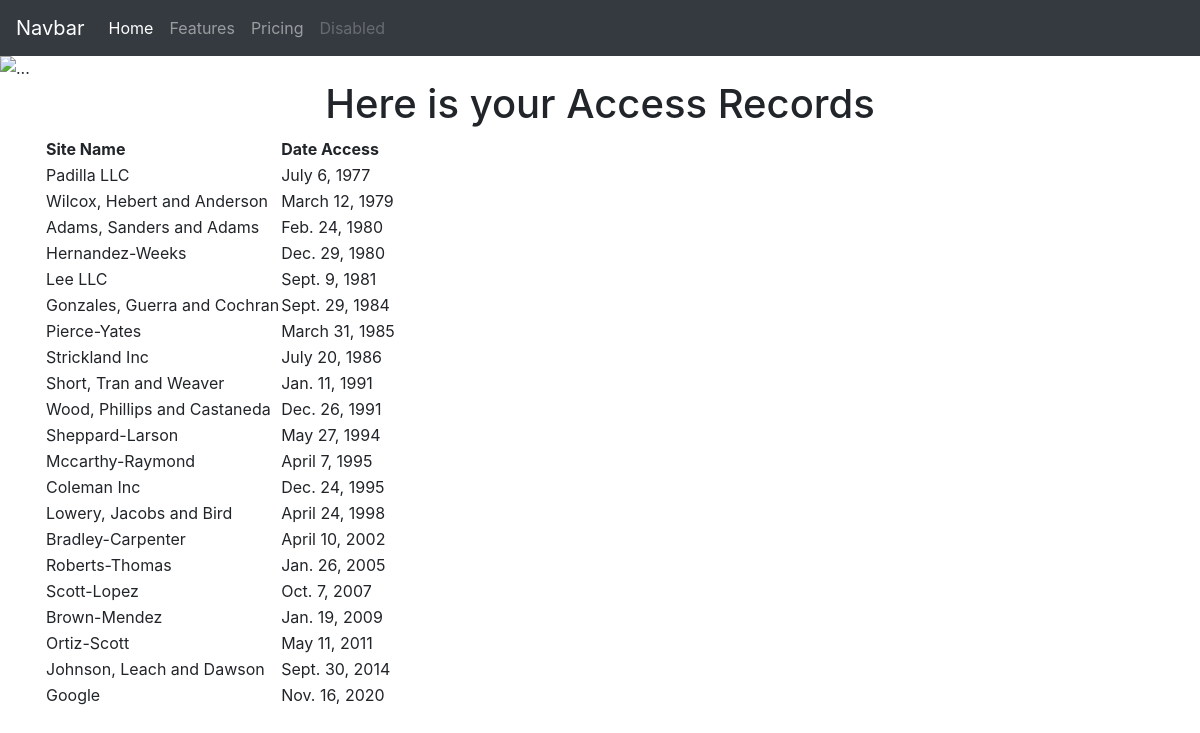
The page / on the database its author committed.
### myapp/models.py (models this page shows, shortened)
class AccessRecord(models.Model):
    name = models.ForeignKey(Webpage,on_delete=models.CASCADE)
    date = models.DateField()

class Webpage(models.Model):
    topic = models.ForeignKey(Topic,on_delete=models.CASCADE)
    name = models.CharField(max_length=234,unique=True)
    url = models.URLField()
    def __str__(self):
        return self.name

### myapp/views.py (the view)
# urls.py: path('',views.home,name = 'home')
def home(request):
    web = AccessRecord.objects.order_by('date')
    date_dict = {'access_record':web}
    return render(request,'index.html',context=date_dict)

### templates/index.html (shortened to what this page needs)
{% extends "base.html" %}
{% block body %}
<div class="container-fluid my-0 px-0">
    <div id="carouselExampleControls" class="carousel slide" data-ride="carousel">
        <div class="carousel-inner">
            <div class="carousel-item active">
                <img src="https://source.unsplash.com/1600x600/?girls
            " class="d-block w-100" alt="...">
            </div>
        </div>
        <a class="carousel-control-prev" href="#carouselExampleControls" role="button" data-slide="prev">
            <span class="carousel-control-prev-icon" aria-hidden="true"></span>
        </a>
        <a class="carousel-control-next" href="#carouselExampleControls" role="button" data-slide="next">
            <span class="carousel-control-next-icon" aria-hidden="true"></span>
        </a>
    </div>
</div>
<div class="container">
<h1 class="text-center">
    Here is your Access Records
</h1>
{% if access_record %}
    <table>
        <thead>
            <th>Site Name</th>
            <th>Date Access</th>
        </thead>
        {% for i in access_record %}
            <tr>
                <td>{{i.name}}</td>
                <td>{{i.date}}</td>
            </tr>
        {% endfor %}
    </table>
        {% else %}
        <p>No Records Found</p>
        {% endif %}
</div>
{% endblock body %}

### templates/base.html (shortened to what this page needs)
<!doctype html>
<html lang="en">
  <head>
    <link rel="stylesheet" href="https://cdn.jsdelivr.net/npm/bootstrap@4.5.3/dist/css/bootstrap.min.css">
  </head>
  <body>
    <nav class="navbar navbar-expand-lg navbar-dark bg-dark">
        <a class="navbar-brand" href="#">Navbar</a>
        <div class="collapse navbar-collapse" id="navbarNav">
          <ul class="navbar-nav">
            <li class="nav-item active">
              <a class="nav-link" href="/">Home <span class="sr-only">(current)</span></a>
            </li>
            <li class="nav-item">
              <a class="nav-link" href="#">Features</a>
            </li>
            <li class="nav-item">
              <a class="nav-link" href="#">Pricing</a>
            </li>
            <li class="nav-item">
              <a class="nav-link disabled" href="#" tabindex="-1" aria-disabled="true">Disabled</a>
            </li>
          </ul>
        </div>
      </nav>
      {% block body %}
      {% endblock body %}
  </body>
</html>

### rows shown on the page
AccessRecord: name "Padilla LLC", date "July 6, 1977"
AccessRecord: name "Wilcox, Hebert and Anderson", date "March 12, 1979"
AccessRecord: name "Adams, Sanders and Adams", date "Feb. 24, 1980"
AccessRecord: name "Hernandez-Weeks", date "Dec. 29, 1980"
AccessRecord: name "Lee LLC", date "Sept. 9, 1981"
AccessRecord: name "Gonzales, Guerra and Cochran", date "Sept. 29, 1984"
AccessRecord: name "Pierce-Yates", date "March 31, 1985"
AccessRecord: name "Strickland Inc", date "July 20, 1986"
AccessRecord: name "Short, Tran and Weaver", date "Jan. 11, 1991"
AccessRecord: name "Wood, Phillips and Castaneda", date "Dec. 26, 1991"
AccessRecord: name "Sheppard-Larson", date "May 27, 1994"
AccessRecord: name "Mccarthy-Raymond", date "April 7, 1995"
AccessRecord: name "Coleman Inc", date "Dec. 24, 1995"
AccessRecord: name "Lowery, Jacobs and Bird", date "April 24, 1998"
AccessRecord: name "Bradley-Carpenter", date "April 10, 2002"
AccessRecord: name "Roberts-Thomas", date "Jan. 26, 2005"
AccessRecord: name "Scott-Lopez", date "Oct. 7, 2007"
AccessRecord: name "Brown-Mendez", date "Jan. 19, 2009"
AccessRecord: name "Ortiz-Scott", date "May 11, 2011"
AccessRecord: name "Johnson, Leach and Dawson", date "Sept. 30, 2014"
AccessRecord: name "Google", date "Nov. 16, 2020"
